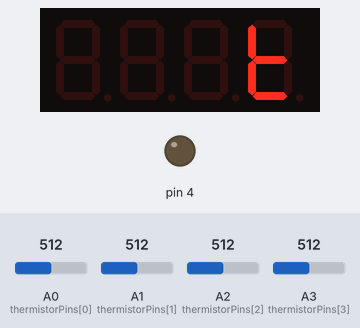
A sketch run on a simulated Arduino Uno, built with avr-gcc and run on an emulated ATmega328P. On the bench: 4-digit seven-segment display, output pins drawn as LEDs (lit = HIGH). The test bench sets the inputs (shaded band); at power-on: A0 (thermistorPins[0]) = 512, A1 (thermistorPins[1]) = 512, A2 (thermistorPins[2]) = 512, A3 (thermistorPins[3]) = 512.

Above: at 0.3 s.
At 3.0 s:
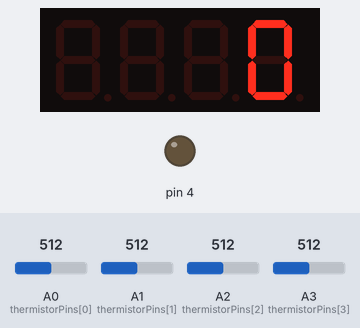
3.1 s: A0 (thermistorPins[0]) set to 65
5.4 s: A0 (thermistorPins[0]) set to 55
6.9 s: A1 (thermistorPins[1]) set to 398
9.1 s: A1 (thermistorPins[1]) set to 364
10.6 s: A2 (thermistorPins[2]) set to 478
12.7 s: A2 (thermistorPins[2]) set to 449
At 14.7 s:
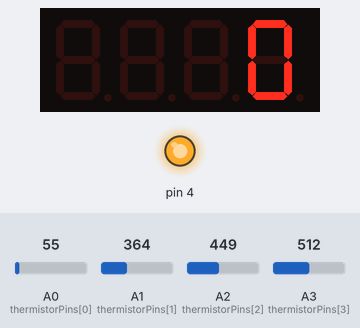
Timing chart, 0 to 15.8 s (numbered marks = the images above; inputs shaded):
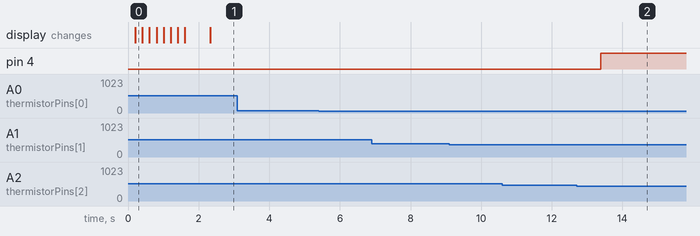

Measured:
- the behaviour switches between 464 and 463 on A2 (thermistorPins[2]) (found by bisection; images 1 and 2)
- after the input at 3.1 s, every drawn part: stays the same
- after the input at 5.4 s, every drawn part: stays the same
- after the input at 6.9 s, every drawn part: stays the same
- after the input at 9.1 s, every drawn part: stays the same
- after the input at 10.6 s, every drawn part: stays the same
- after the input at 12.7 s, pin 4: LOW → HIGH after 0.69 s

The sketch:

Bioreactor_corrected.ino
```cpp
/*
   Пример вывода на дисплей с регистром TM1637
   показывает все возможности библиотеки GyverTM1637
   AlexGyver Technologies http://alexgyver.ru/
*/

#define CLK 2
#define DIO 3

#include "GyverTM1637.h"
GyverTM1637 disp(CLK, DIO);

uint32_t Now, clocktimer;
boolean flag;

/*
   Пример работы релейного регулятора в автоматическом режиме по встроенному таймеру
   Давайте представим, что на 3 пине у нас спираль нагрева, подключенная через реле
   И есть какой то абстрактный датчик температуры, на который влияет спираль
*/

#include "GyverRelay.h"

// установка, гистерезис, направление регулирования
GyverRelay regulator(REVERSE);
// либо GyverRelay regulator(); без указания направления (будет REVERSE)

//===============================================================================
//  Константы
//===============================================================================
// Связанные с термистором:

/* Здесь у нас несколько констант, которые упрощают редактирование кода.
   Пройдемся по ним.

   Чтение из АЦП может дать одно значение при одной выборке, а затем немного
   отличающееся значение при следующей выборке. Чтобы избежать влияния шумов,
   мы можем считывать значения с вывода АЦП несколько раз, а затем усреднять
   значения, чтобы получить более постоянное значение. Эта константа используется
   в функции readThermistor. */
const int    SAMPLE_NUMBER      = 10;

/* Чтобы использовать бета уравнение, мы должны знать номинал второго резистора
   в нашем делителе. Если вы используете резистор с большим допуском, например,
   5% или даже 1%, измерьте его и поместите результат в омах сюда. */
const double BALANCE_RESISTOR   = 10000;

// Это помогает вычислять сопротивление термистора (подробности смотрите в статье).
const double MAX_ADC            = 1023.0;

/* Эта константа зависит от термистора и должна быть в техническом описании, или
   смотрите статью, как рассчитать ее, используя бета-уравнение. */
const double BETA               = 4150.0;

/* Необходима для уравнения преобразования в качестве "типовой" комнатной
   температуры. */
const double ROOM_TEMP          = 298.15;   // комнатная температура в Кельвинах

/* Термисторы обладают типовым сопротивлением при комнатной температуре,
   укажем его здесь. Опять же, необходимо для уравнения преобразования. */
const double RESISTOR_ROOM_TEMP = 22000.0;

//===============================================================================
//  Переменные
//===============================================================================
// Здесь мы будем хранить текущую температуру
double currentTemperature = 0;

//===============================================================================
//  Объявления выводов
//===============================================================================
// Входы:
int thermistorPins[] = {A0, A1, A2, A3};  // Входы АЦП, выходы делителей напряжения

void setup() {
  Serial.begin(9600);
  disp.clear();
  disp.brightness(7);  // яркость, 0 - 7 (минимум - максимум)
  //termistors
  pinMode(A0,INPUT);
  pinMode(A1,INPUT);
  pinMode(A2,INPUT);
  pinMode(A3,INPUT);
  //relay
  pinMode(4, OUTPUT);         // пин реле
  regulator.setpoint = 30;    // установка (ставим на 40 градусов)
  regulator.hysteresis = 5;   // ширина гистерезиса
  regulator.k = 0.5;          // коэффициент обратной связи (подбирается по факту)
  runningText();
}


void loop() {
  double currentTemp = readThermistor();
  ints(currentTemperature);

  regulator.input = currentTemp;   // сообщаем регулятору текущую температуру

  // getResult возвращает значение для управляющего устройства
  digitalWrite(4, regulator.getResult());  // отправляем на реле (ОС работает по своему таймеру)
}

//===============================================================================
//  Функции
//===============================================================================
/////////////////////////////
////// readThermistor ///////
/////////////////////////////
/*
Эта функция считывает значения с аналогового вывода, как показано ниже.
Преобразует входное напряжение в цифровое представление с помощью аналого-цифрового
преобразования. Однако, это выполняется несколько раз, чтобы мы могли
усреднить значение, чтобы избежать ошибок измерения.
Это усредненное значение затем используется для расчета сопротивления термистора.
После этого сопротивление используется для расчета температуры термистора.
Наконец, температура преобразуется в градусы Цельсия.
*/

double readThermistor()
{
  // переменные
  double rThermistor = 0;            // Хранит значение сопротивления термистора
  double tKelvin     = 0;            // Хранит рассчитанную температуру
  double tCelsius    = 0;            // Хранит температуру в градусах Цельсия
  double adcAverage  = 0;            // Хранит среднее значение напряжения
  int    adcSamples[SAMPLE_NUMBER];  // Массив для хранения отдельных результатов
                                     // измерений напряжения

  /* Рассчитать среднее сопротивление термистора:
     Как упоминалось выше, мы будем считывать значения АЦП несколько раз,
     чтобы получить массив выборок. Небольшая задержка используется для
     корректной работы функции analogRead. */
  double avg = 0;
  for (int c = 0; c < 5; c++)
  {
     for (int i = 0; i < SAMPLE_NUMBER; i++)
     {
       adcSamples[i] = analogRead(thermistorPins[c]);  // прочитать значение на выводе и сохранить
       delay(10);        // ждем 10 миллисекунд
     }

     /* Затем мы просто усредняем все эти выборки для "сглаживания" измерений. */
     for (int i = 0; i < SAMPLE_NUMBER; i++)
     {
       adcAverage += adcSamples[i];      // складываем все выборки . . .
     }
     adcAverage /= SAMPLE_NUMBER;        // . . . усредняем их с помощью деления

     /* Здесь мы рассчитываем сопротивление термистора, используя уравнение,
        описываемое в статье. */
     rThermistor = BALANCE_RESISTOR * ( (MAX_ADC / adcAverage) - 1);

     /* Здесь используется бета-уравнение, но оно отличается от того, что
        описывалось в статье. Не беспокойтесь! Оно было перестроено, чтобы
        получить более "красивую" формулу. Попробуйте сами упростить уравнение,
        чтобы поупражняться в алгебре. Или просто используйте показанное здесь
        или то, что приведено в статье. В любом случае всё будет работать! */
     tKelvin = (BETA * ROOM_TEMP) /
               (BETA + (ROOM_TEMP * log(rThermistor / RESISTOR_ROOM_TEMP)));

     /* Я буду использовать градусы Цельсия для отображения температуры.
        Я сделал это, чтобы увидеть типовую комнатную температуру, которая
        составляет 25 градусов Цельсия. */
     tCelsius = tKelvin - 273.15;  // преобразовать кельвины в цельсии
     avg += tCelsius;
  }
  avg = avg/5;
  return avg;    // вернуть температуру в градусах Цельсия
}

void ints(int num) {
  // тупо отправляем цифры
  disp.displayInt(num);
  delay(100);
}

void runningText() {
  byte welcome_banner[] = {_t, _u, _i, _t};
  disp.runningString(welcome_banner, sizeof(welcome_banner), 200);  // 200 это время в миллисекундах!
}
```
